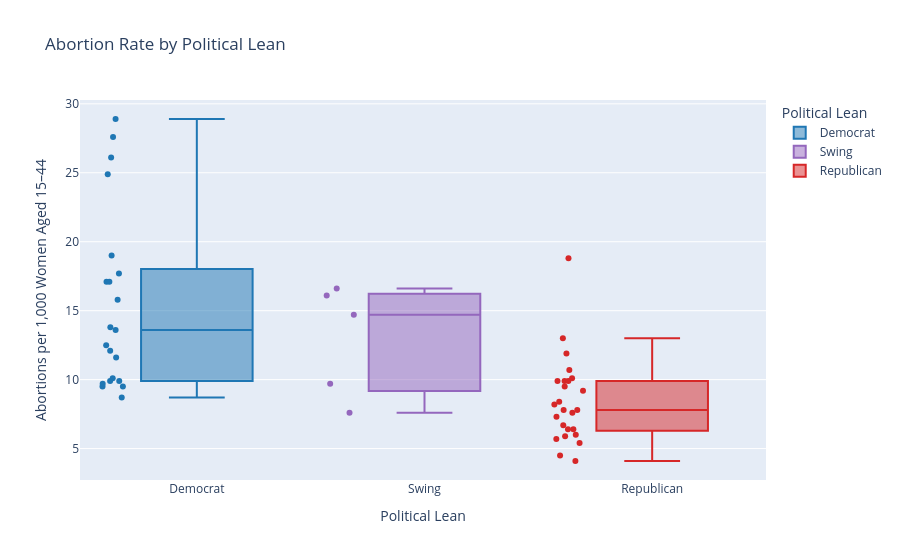

Write notebook code for a chart like this one.
### Markdown cell above
## Anti-Access

### Code cell
col_y = "No. of abortions per 1,000 women aged 15–44, by state of residence, 2020"

fig = px.box(
    df,
    x="political_lean",
    y=col_y,
    color="political_lean",
    color_discrete_map=color_map,
    points="all",
    category_orders={"political_lean": ["Democrat", "Swing", "Republican"]},
    hover_name="U.S. State",
    title="Abortion Rate by Political Lean",
    labels={
        "political_lean": "Political Lean",
        col_y: "Abortions per 1,000 Women Aged 15–44"
    }
)

fig.show()

### Figure 1 — Plotly figure (JSON) as saved in the notebook; plotly's stock layout.template omitted (floating-point values rounded to 4 significant figures)
{"data": [{"alignmentgroup": "True", "boxpoints": "all", "hovertemplate": "<b>%{hovertext}</b><br><br>Political Lean=%{x}<br>Abortions per 1,000 Women Aged 15–44=%{y}<extra></extra>", "hovertext": ["California", "Colorado", "Connecticut", "Delaware", "District of Columbia", "Hawaii", "Illinois", "Maine", "Maryland", "Massachusetts", "Minnesota", "Nevada", "New Hampshire", "New Jersey", "New Mexico", "New York", "Oregon", "Rhode Island", "Vermont", "Virginia", "Washington"], "legendgroup": "Democrat", "marker": {"color": "#1f77b4"}, "name": "Democrat", "notched": false, "offsetgroup": "Democrat", "orientation": "v", "showlegend": true, "type": "box", "x": ["Democrat", "Democrat", "Democrat", "Democrat", "Democrat", "Democrat", "Democrat", "Democrat", "Democrat", "Democrat", "Democrat", "Democrat", "Democrat", "Democrat", "Democrat", "Democrat", "Democrat", "Democrat", "Democrat", "Democrat", "Democrat"], "x0": " ", "xaxis": "x", "y": [19.0, 9.9, 17.1, 15.8, 26.1, 12.1, 17.1, 10.1, 24.9, 12.5, 9.5, 17.7, 8.7, 28.9, 9.9, 27.6, 9.7, 13.6, 9.5, 13.8, 11.6], "y0": " ", "yaxis": "y"}, {"alignmentgroup": "True", "boxpoints": "all", "hovertemplate": "<b>%{hovertext}</b><br><br>Political Lean=%{x}<br>Abortions per 1,000 Women Aged 15–44=%{y}<extra></extra>", "hovertext": ["Arizona", "Georgia", "Michigan", "Pennsylvania", "Wisconsin"], "legendgroup": "Swing", "marker": {"color": "#9467bd"}, "name": "Swing", "notched": false, "offsetgroup": "Swing", "orientation": "v", "showlegend": true, "type": "box", "x": ["Swing", "Swing", "Swing", "Swing", "Swing"], "x0": " ", "xaxis": "x", "y": [9.7, 16.6, 16.1, 14.7, 7.6], "y0": " ", "yaxis": "y"}, {"alignmentgroup": "True", "boxpoints": "all", "hovertemplate": "<b>%{hovertext}</b><br><br>Political Lean=%{x}<br>Abortions per 1,000 Women Aged 15–44=%{y}<extra></extra>", "hovertext": ["Alabama", "Alaska", "Arkansas", "Florida", "Idaho", "Indiana", "Iowa", "Kansas", "Kentucky", "Louisiana", "Mississippi", "Missouri", "Montana", "Nebraska", "North Carolina", "North Dakota", "Ohio", "Oklahoma", "South Carolina", "South Dakota", "Tennessee", "Texas", "Utah", "West Virginia", "Wyoming"], "legendgroup": "Republican", "marker": {"color": "#d62728"}, "name": "Republican", "notched": false, "offsetgroup": "Republican", "orientation": "v", "showlegend": true, "type": "box", "x": ["Republican", "Republican", "Republican", "Republican", "Republican", "Republican", "Republican", "Republican", "Republican", "Republican", "Republican", "Republican", "Republican", "Republican", "Republican", "Republican", "Republican", "Republican", "Republican", "Republican", "Republican", "Republican", "Republican", "Republican", "Republican"], "x0": " ", "xaxis": "x", "y": [9.5, 9.2, 7.8, 18.8, 6.0, 8.2, 5.9, 7.3, 6.7, 8.4, 9.9, 9.9, 7.6, 5.4, 13.0, 6.4, 9.9, 10.7, 11.9, 4.1, 7.8, 10.1, 4.5, 5.7, 6.4], "y0": " ", "yaxis": "y"}], "layout": {"boxmode": "overlay", "legend": {"title": {"text": "Political Lean"}, "tracegroupgap": 0}, "title": {"text": "Abortion Rate by Political Lean"}, "xaxis": {"anchor": "y", "categoryarray": ["Democrat", "Swing", "Republican"], "categoryorder": "array", "domain": [0, 1], "title": {"text": "Political Lean"}}, "yaxis": {"anchor": "x", "domain": [0, 1], "title": {"text": "Abortions per 1,000 Women Aged 15–44"}}}}
